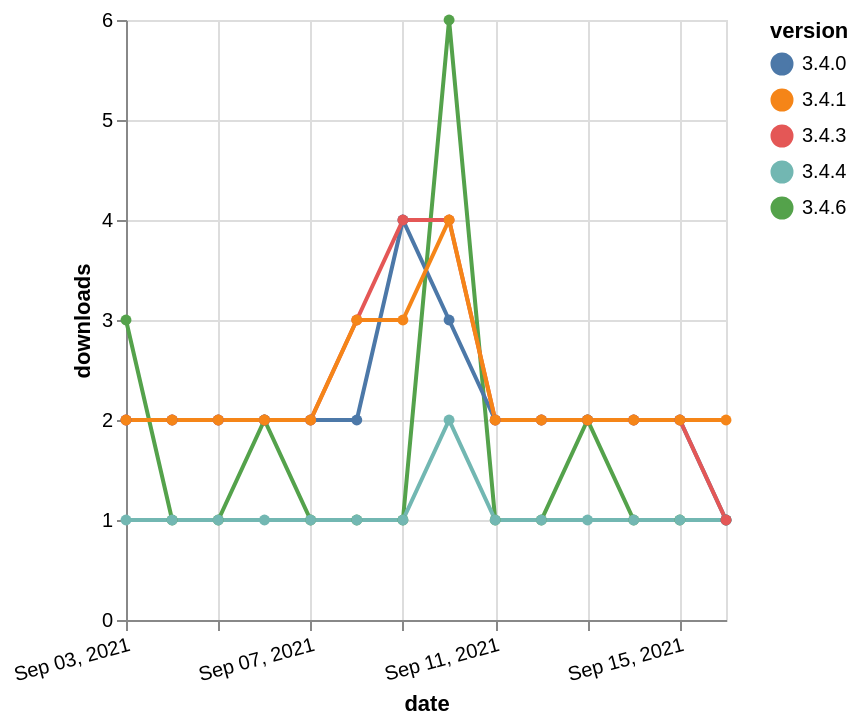

This figure's Vega-Lite source:
### Vega-Lite specification from a JSON file in a GitHub repository (floating-point values rounded to 4 significant figures)
{"$schema": "https://vega.github.io/schema/vega-lite/v5.json", "description": "A simple bar chart with embedded data.", "data": {"values": [{"date": "2021-09-03", "total": 404, "delta": 3, "version": "3.4.6"}, {"date": "2021-09-04", "total": 405, "delta": 1, "version": "3.4.6"}, {"date": "2021-09-05", "total": 406, "delta": 1, "version": "3.4.6"}, {"date": "2021-09-06", "total": 408, "delta": 2, "version": "3.4.6"}, {"date": "2021-09-07", "total": 409, "delta": 1, "version": "3.4.6"}, {"date": "2021-09-08", "total": 410, "delta": 1, "version": "3.4.6"}, {"date": "2021-09-09", "total": 411, "delta": 1, "version": "3.4.6"}, {"date": "2021-09-10", "total": 417, "delta": 6, "version": "3.4.6"}, {"date": "2021-09-11", "total": 418, "delta": 1, "version": "3.4.6"}, {"date": "2021-09-12", "total": 419, "delta": 1, "version": "3.4.6"}, {"date": "2021-09-13", "total": 421, "delta": 2, "version": "3.4.6"}, {"date": "2021-09-14", "total": 422, "delta": 1, "version": "3.4.6"}, {"date": "2021-09-15", "total": 423, "delta": 1, "version": "3.4.6"}, {"date": "2021-09-16", "total": 424, "delta": 1, "version": "3.4.6"}, {"date": "2021-09-03", "total": 232, "delta": 1, "version": "3.4.4"}, {"date": "2021-09-04", "total": 233, "delta": 1, "version": "3.4.4"}, {"date": "2021-09-05", "total": 234, "delta": 1, "version": "3.4.4"}, {"date": "2021-09-06", "total": 235, "delta": 1, "version": "3.4.4"}, {"date": "2021-09-07", "total": 236, "delta": 1, "version": "3.4.4"}, {"date": "2021-09-08", "total": 237, "delta": 1, "version": "3.4.4"}, {"date": "2021-09-09", "total": 238, "delta": 1, "version": "3.4.4"}, {"date": "2021-09-10", "total": 240, "delta": 2, "version": "3.4.4"}, {"date": "2021-09-11", "total": 241, "delta": 1, "version": "3.4.4"}, {"date": "2021-09-12", "total": 242, "delta": 1, "version": "3.4.4"}, {"date": "2021-09-13", "total": 243, "delta": 1, "version": "3.4.4"}, {"date": "2021-09-14", "total": 244, "delta": 1, "version": "3.4.4"}, {"date": "2021-09-15", "total": 245, "delta": 1, "version": "3.4.4"}, {"date": "2021-09-16", "total": 246, "delta": 1, "version": "3.4.4"}, {"date": "2021-09-03", "total": 3047, "delta": 2, "version": "3.4.0"}, {"date": "2021-09-04", "total": 3049, "delta": 2, "version": "3.4.0"}, {"date": "2021-09-05", "total": 3051, "delta": 2, "version": "3.4.0"}, {"date": "2021-09-06", "total": 3053, "delta": 2, "version": "3.4.0"}, {"date": "2021-09-07", "total": 3055, "delta": 2, "version": "3.4.0"}, {"date": "2021-09-08", "total": 3057, "delta": 2, "version": "3.4.0"}, {"date": "2021-09-09", "total": 3061, "delta": 4, "version": "3.4.0"}, {"date": "2021-09-10", "total": 3064, "delta": 3, "version": "3.4.0"}, {"date": "2021-09-11", "total": 3066, "delta": 2, "version": "3.4.0"}, {"date": "2021-09-12", "total": 3068, "delta": 2, "version": "3.4.0"}, {"date": "2021-09-13", "total": 3070, "delta": 2, "version": "3.4.0"}, {"date": "2021-09-14", "total": 3072, "delta": 2, "version": "3.4.0"}, {"date": "2021-09-15", "total": 3074, "delta": 2, "version": "3.4.0"}, {"date": "2021-09-16", "total": 3075, "delta": 1, "version": "3.4.0"}, {"date": "2021-09-03", "total": 2458, "delta": 2, "version": "3.4.3"}, {"date": "2021-09-04", "total": 2460, "delta": 2, "version": "3.4.3"}, {"date": "2021-09-05", "total": 2462, "delta": 2, "version": "3.4.3"}, {"date": "2021-09-06", "total": 2464, "delta": 2, "version": "3.4.3"}, {"date": "2021-09-07", "total": 2466, "delta": 2, "version": "3.4.3"}, {"date": "2021-09-08", "total": 2469, "delta": 3, "version": "3.4.3"}, {"date": "2021-09-09", "total": 2473, "delta": 4, "version": "3.4.3"}, {"date": "2021-09-10", "total": 2477, "delta": 4, "version": "3.4.3"}, {"date": "2021-09-11", "total": 2479, "delta": 2, "version": "3.4.3"}, {"date": "2021-09-12", "total": 2481, "delta": 2, "version": "3.4.3"}, {"date": "2021-09-13", "total": 2483, "delta": 2, "version": "3.4.3"}, {"date": "2021-09-14", "total": 2485, "delta": 2, "version": "3.4.3"}, {"date": "2021-09-15", "total": 2487, "delta": 2, "version": "3.4.3"}, {"date": "2021-09-16", "total": 2488, "delta": 1, "version": "3.4.3"}, {"date": "2021-09-03", "total": 3000, "delta": 2, "version": "3.4.1"}, {"date": "2021-09-04", "total": 3002, "delta": 2, "version": "3.4.1"}, {"date": "2021-09-05", "total": 3004, "delta": 2, "version": "3.4.1"}, {"date": "2021-09-06", "total": 3006, "delta": 2, "version": "3.4.1"}, {"date": "2021-09-07", "total": 3008, "delta": 2, "version": "3.4.1"}, {"date": "2021-09-08", "total": 3011, "delta": 3, "version": "3.4.1"}, {"date": "2021-09-09", "total": 3014, "delta": 3, "version": "3.4.1"}, {"date": "2021-09-10", "total": 3018, "delta": 4, "version": "3.4.1"}, {"date": "2021-09-11", "total": 3020, "delta": 2, "version": "3.4.1"}, {"date": "2021-09-12", "total": 3022, "delta": 2, "version": "3.4.1"}, {"date": "2021-09-13", "total": 3024, "delta": 2, "version": "3.4.1"}, {"date": "2021-09-14", "total": 3026, "delta": 2, "version": "3.4.1"}, {"date": "2021-09-15", "total": 3028, "delta": 2, "version": "3.4.1"}, {"date": "2021-09-16", "total": 3030, "delta": 2, "version": "3.4.1"}]}, "width": "container", "mark": {"type": "line", "point": {"filled": true}}, "encoding": {"x": {"field": "date", "type": "temporal", "timeUnit": "yearmonthdate", "title": "date", "axis": {"labelAngle": -15}}, "y": {"field": "delta", "type": "quantitative", "title": "downloads"}, "color": {"field": "version", "type": "nominal"}, "tooltip": {"field": "delta"}}}
